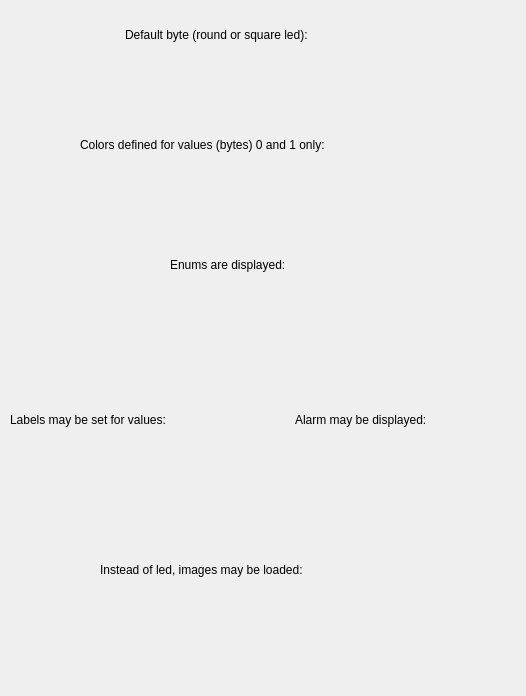
<?xml version="1.0" encoding="UTF-8"?>
<ui version="4.0">
 <class>ByteExampleForm</class>
 <widget class="QWidget" name="ByteExampleForm">
  <property name="geometry">
   <rect>
    <x>0</x>
    <y>0</y>
    <width>526</width>
    <height>696</height>
   </rect>
  </property>
  <property name="windowTitle">
   <string>Byte Example</string>
  </property>
  <widget class="PyDMLed" name="PyDMLed_2">
   <property name="geometry">
    <rect>
     <x>200</x>
     <y>285</y>
     <width>110</width>
     <height>60</height>
    </rect>
   </property>
   <property name="toolTip">
    <string/>
   </property>
   <property name="whatsThis">
    <string/>
   </property>
   <property name="channel">
    <string>ca://EX:STATUS_ENUM</string>
   </property>
   <property name="byte">
    <stringlist>
     <string>0</string>
     <string>1</string>
     <string>2</string>
    </stringlist>
   </property>
   <property name="label">
    <stringlist/>
   </property>
   <property name="ledColor">
    <stringlist>
     <string>green</string>
     <string>red</string>
     <string>yellow</string>
    </stringlist>
   </property>
   <property name="squareLed">
    <bool>true</bool>
   </property>
   <property name="alarmSensitiveText" stdset="0">
    <bool>false</bool>
   </property>
   <property name="alarmSensitiveBorder" stdset="0">
    <bool>false</bool>
   </property>
  </widget>
  <widget class="PyDMLed" name="PyDMLed">
   <property name="geometry">
    <rect>
     <x>180</x>
     <y>55</y>
     <width>60</width>
     <height>60</height>
    </rect>
   </property>
   <property name="toolTip">
    <string/>
   </property>
   <property name="whatsThis">
    <string/>
   </property>
  </widget>
  <widget class="PyDMLed" name="PyDMLed_7">
   <property name="geometry">
    <rect>
     <x>225</x>
     <y>170</y>
     <width>60</width>
     <height>60</height>
    </rect>
   </property>
   <property name="toolTip">
    <string/>
   </property>
   <property name="whatsThis">
    <string/>
   </property>
   <property name="channel">
    <string>ca://EX:STATUS_INT</string>
   </property>
   <property name="byte">
    <stringlist>
     <string>0</string>
     <string>1</string>
     <string>2</string>
    </stringlist>
   </property>
   <property name="label">
    <stringlist/>
   </property>
   <property name="ledColor">
    <stringlist>
     <string>green</string>
     <string>red</string>
    </stringlist>
   </property>
   <property name="showLabel">
    <bool>true</bool>
   </property>
   <property name="squareLed">
    <bool>false</bool>
   </property>
   <property name="alarmSensitiveText" stdset="0">
    <bool>false</bool>
   </property>
   <property name="alarmSensitiveBorder" stdset="0">
    <bool>false</bool>
   </property>
  </widget>
  <widget class="PyDMLed" name="PyDMLed_3">
   <property name="geometry">
    <rect>
     <x>85</x>
     <y>445</y>
     <width>110</width>
     <height>60</height>
    </rect>
   </property>
   <property name="toolTip">
    <string/>
   </property>
   <property name="whatsThis">
    <string/>
   </property>
   <property name="channel">
    <string>ca://EX:STATUS_ENUM</string>
   </property>
   <property name="byte">
    <stringlist>
     <string>0</string>
     <string>1</string>
     <string>2</string>
    </stringlist>
   </property>
   <property name="label">
    <stringlist>
     <string>yes</string>
     <string>no</string>
     <string>maybe</string>
    </stringlist>
   </property>
   <property name="ledColor">
    <stringlist>
     <string>green</string>
     <string>red</string>
     <string>yellow</string>
    </stringlist>
   </property>
   <property name="squareLed">
    <bool>true</bool>
   </property>
   <property name="alarmSensitiveText" stdset="0">
    <bool>false</bool>
   </property>
   <property name="alarmSensitiveBorder" stdset="0">
    <bool>false</bool>
   </property>
  </widget>
  <widget class="PyDMLed" name="PyDMLed_4">
   <property name="geometry">
    <rect>
     <x>220</x>
     <y>600</y>
     <width>80</width>
     <height>80</height>
    </rect>
   </property>
   <property name="toolTip">
    <string/>
   </property>
   <property name="whatsThis">
    <string/>
   </property>
   <property name="channel">
    <string>ca://EX:STATUS_ENUM</string>
   </property>
   <property name="byte">
    <stringlist>
     <string>0</string>
     <string>1</string>
     <string>2</string>
    </stringlist>
   </property>
   <property name="label">
    <stringlist>
     <string>yes</string>
     <string>no</string>
     <string>maybe</string>
    </stringlist>
   </property>
   <property name="ledColor">
    <stringlist>
     <string>green</string>
     <string>red</string>
     <string>yellow</string>
    </stringlist>
   </property>
   <property name="imagePath">
    <stringlist>
     <string>yes.png</string>
     <string>no.png</string>
     <string>maybe.png</string>
    </stringlist>
   </property>
   <property name="showLabel">
    <bool>false</bool>
   </property>
   <property name="squareLed">
    <bool>true</bool>
   </property>
   <property name="useImage">
    <bool>true</bool>
   </property>
   <property name="alarmSensitiveText" stdset="0">
    <bool>false</bool>
   </property>
   <property name="alarmSensitiveBorder" stdset="0">
    <bool>false</bool>
   </property>
  </widget>
  <widget class="PyDMLed" name="PyDMLed_5">
   <property name="geometry">
    <rect>
     <x>345</x>
     <y>445</y>
     <width>110</width>
     <height>60</height>
    </rect>
   </property>
   <property name="toolTip">
    <string/>
   </property>
   <property name="whatsThis">
    <string/>
   </property>
   <property name="channel">
    <string>ca://EX:STATUS_ENUM</string>
   </property>
   <property name="byte">
    <stringlist>
     <string>0</string>
     <string>1</string>
     <string>2</string>
    </stringlist>
   </property>
   <property name="label">
    <stringlist>
     <string>yes</string>
     <string>no</string>
     <string>maybe</string>
    </stringlist>
   </property>
   <property name="ledColor">
    <stringlist>
     <string>green</string>
     <string>red</string>
     <string>yellow</string>
    </stringlist>
   </property>
   <property name="squareLed">
    <bool>true</bool>
   </property>
   <property name="alarmSensitiveText" stdset="0">
    <bool>true</bool>
   </property>
   <property name="alarmSensitiveBorder" stdset="0">
    <bool>true</bool>
   </property>
  </widget>
  <widget class="QLabel" name="label">
   <property name="geometry">
    <rect>
     <x>125</x>
     <y>25</y>
     <width>291</width>
     <height>19</height>
    </rect>
   </property>
   <property name="text">
    <string>Default byte (round or square led):</string>
   </property>
  </widget>
  <widget class="QLabel" name="label_2">
   <property name="geometry">
    <rect>
     <x>80</x>
     <y>135</y>
     <width>376</width>
     <height>19</height>
    </rect>
   </property>
   <property name="text">
    <string>Colors defined for values (bytes) 0 and 1 only:</string>
   </property>
  </widget>
  <widget class="QLabel" name="label_3">
   <property name="geometry">
    <rect>
     <x>170</x>
     <y>255</y>
     <width>176</width>
     <height>19</height>
    </rect>
   </property>
   <property name="text">
    <string>Enums are displayed:</string>
   </property>
  </widget>
  <widget class="QLabel" name="label_4">
   <property name="geometry">
    <rect>
     <x>10</x>
     <y>410</y>
     <width>241</width>
     <height>19</height>
    </rect>
   </property>
   <property name="text">
    <string>Labels may be set for values:</string>
   </property>
  </widget>
  <widget class="QLabel" name="label_5">
   <property name="geometry">
    <rect>
     <x>295</x>
     <y>410</y>
     <width>201</width>
     <height>19</height>
    </rect>
   </property>
   <property name="text">
    <string>Alarm may be displayed:</string>
   </property>
  </widget>
  <widget class="QLabel" name="label_6">
   <property name="geometry">
    <rect>
     <x>100</x>
     <y>560</y>
     <width>316</width>
     <height>19</height>
    </rect>
   </property>
   <property name="text">
    <string>Instead of led, images may be loaded:</string>
   </property>
  </widget>
  <widget class="PyDMLed" name="PyDMLed_6">
   <property name="geometry">
    <rect>
     <x>275</x>
     <y>55</y>
     <width>60</width>
     <height>60</height>
    </rect>
   </property>
   <property name="toolTip">
    <string/>
   </property>
   <property name="whatsThis">
    <string/>
   </property>
   <property name="squareLed">
    <bool>true</bool>
   </property>
  </widget>
 </widget>
 <customwidgets>
  <customwidget>
   <class>PyDMLed</class>
   <extends>QWidget</extends>
   <header>pydm.widgets.led</header>
  </customwidget>
 </customwidgets>
 <resources/>
 <connections/>
</ui>
